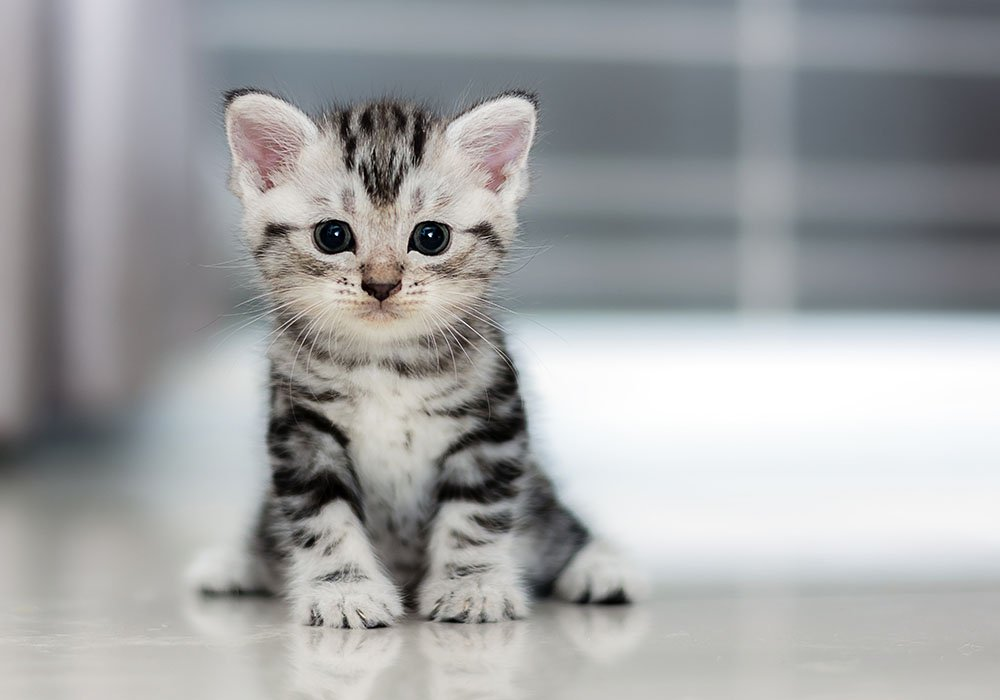
#> input picture cat_img1.jpg, 1000 x 700 px; the run also reads 1 picture not shown here
$ python temel_kodlar.py   (older library calls are emulated)
#> lines starting #> are read from the running program, lines starting #| are printed output that depends on the picture; after the words box and inside, x2 and y2 are one past the last pixel; in counts of white or black regions, pixels touching at a corner belong together; pictures that were not available may be replaced by others from this repository, and a replacement may not be noted
# %%

# =============================================================================
# RESMİ İÇE AKTARMA
# =============================================================================
import cv2

# içe aktar
img = cv2.imread("cat_img1.jpg", 0)
#> img: shape (700, 1000); min 0, max 255, mean 163.1
# görselleştirme
cv2.imshow("Kedi", img)

if cv2.waitKey(0) & 0xFF == ord('q'):
#> (key q is pressed here)
    cv2.destroyAllWindows()
# %%

# =============================================================================
# VİDEO İÇE AKTARMA
# =============================================================================
import cv2
import time

# video ismi
kayak_video = "20216611-uhd_3840_2160_30fps.mp4"

# içe aktar
cap = cv2.VideoCapture(kayak_video)

# video boyutunu öğrenme
print("Genişlik: ",cap.get(3))
print("Yükseklik: ",cap.get(4))

# video kaynağı başarılı bir şekilde açıldı mı?
if cap.isOpened() == False:
    print("Hata")

# sürekli olarak çerçeve okuma
while True:
    ret,frame = cap.read()

    if ret == True:

        time.sleep(0.01)

        cv2.imshow("Kayak Video", frame)
    else:
        break

cap.release() # stop capture
cv2.destroyAllWindows()
# %%

# =============================================================================
# KAMERA AÇMA VE VİDEO KAYDI
# =============================================================================
import cv2

# kamerayı içe aktar
cap = cv2.VideoCapture(0)

# genişlik ve yükseklik bilgisi alma
width = int(cap.get(cv2.CAP_PROP_FRAME_WIDTH))    # cap.get()
height = int(cap.get(cv2.CAP_PROP_FRAME_HEIGHT))  # cap.get()
print(width,height)

# rec
writer = cv2.VideoWriter("kamera_kaydi.mp4", cv2.VideoWriter_fourcc(*"DIVX"), 20, (width, height)) #videoWriter()

while True:
    ret, frame = cap.read()
    cv2.imshow("Video", frame)

    # save
    writer.write(frame)

    if cv2.waitKey(0) & 0xFF == ord('q'):
#> (key q is pressed here)
        break

cap.release()
writer.release()
cv2.destroyAllWindows()
# %%

# =============================================================================
# YENİDEN BOYUTLANDIR VE KIRP
# =============================================================================
import cv2

img = cv2.imread("cat_img1.jpg")
#> img is the input picture: shape (700, 1000, 3); mean B, G, R 164.4, 163.4, 162.1

# boyut öğrenme
print("Kedi",img.shape)
#| Kedi (700, 1000, 3)
cv2.imshow("Orijinal",img)

# resized (yeniden boyutlandırma)
imgResized = (cv2.resize(img, (800,800)))
cv2.imshow("Img Resized", imgResized)

# kırpma
imgCropped = img[:200, 0:300] # width height --> height width
cv2.imshow("Img Cropped", imgCropped)
# %%

# =============================================================================
# ŞEKİLLER VE METİN
# =============================================================================
import cv2
import numpy as np

# cv2.FILLED şeklin içini doldurur

# resim oluştur
img = np.zeros((512,512,3), np.uint8) # siyah bir resim # zeros(), uint
cv2.imshow("Siyah",img)

# çizgi
# (resim, başlangıç noktası, bitiş noktası, renk, kalınlık)
cv2.line(img, (100,100), (100,300), (0,255,0), 3)
cv2.imshow("Line",img)

# dikdörtgen
# (resim, başlangıç noktası, bitiş noktası, renk)
cv2.rectangle(img, (0,0), (256,256), (255,0,0))
#> img: shape (512, 512, 3)
cv2.imshow("Rect",img)

# çember
# (resim,merkez, yarıçap, renk)
cv2.circle(img, (300,300), 45, (0,0,255))
cv2.imshow("Circle",img)

# metin
# (resim, metin, başlangç noktası, font, kalınlık, renk)
cv2.putText(img, "OpenCV", (350,350), cv2.FONT_ITALIC, 1, (255,255,255))
cv2.imshow("Metin",img)
# %%

# =============================================================================
# GÖRÜNTÜLERİN BİRLEŞTİRİLMESİ
# =============================================================================
import cv2
import numpy as np

img = cv2.imread("cat_img1.jpg")
cv2.imshow("Cat",img)

# yatay
hor = np.hstack((img,img)) # hstack()
cv2.imshow("Horizontal",hor)

# dikey
ver = np.vstack((img,img)) # vstack()
cv2.imshow("Vertical",ver)
# %%

# =============================================================================
# PERSPEKTİF ÇARPITMA
# =============================================================================
import cv2
import numpy as np

img = cv2.imread("cat_img1.jpg")
cv2.imshow("Cat",img)

# yeni resmin boyutları
width = 400
height = 500

# pts1 ilk resmi ifade ediyor (köşe koordinatlarını), pts2 ikinci resmi
pts1 = np.float32([[203,1],[1,472],[540,150],[338,617]])
pts2 = np.float32([[0,0],[0,height],[width,0],[width,height]])

# dönüşüm değerlerini hesapla
matrix = cv2.getPerspectiveTransform(pts1, pts2) # cv2.getPerspectiveTransform
print(matrix)

# dönüştürülmüş resim
imgOutPut = cv2.warpPerspective(img, matrix, (width,height)) # cv2.warpPerspective
cv2.imshow("Yeni resim", imgOutPut)
# %%

# =============================================================================
# GÖRÜNTÜLERİ KARIŞTIRMAK
# =============================================================================
import cv2
import matplotlib.pyplot as plt

# görüntüleri yükle ve (matplotlib ve cv farklı renk kodları üzerine çalışır)
# renk dönüşümü yap

img1 = cv2.imread("cat_img1.jpg")
img1 =  cv2.cvtColor(img1, cv2.COLOR_BGR2RGB)
img2 = cv2.imread("dog-7514202_640.jpg")
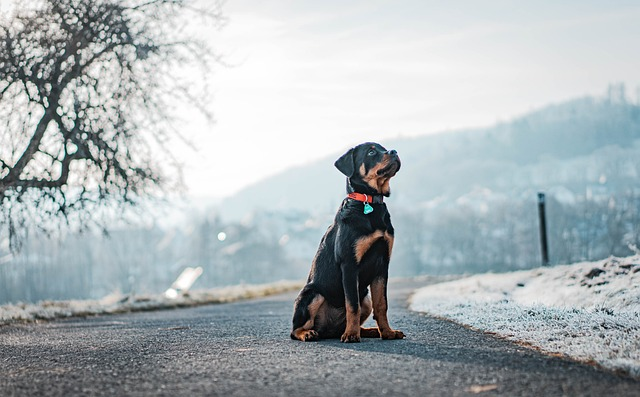
#> input picture dog-7514202_640.jpg, 640 x 397 px
#> img2 is the input picture: shape (397, 640, 3); mean B, G, R 182.2, 179.2, 170.8
img2 =  cv2.cvtColor(img2, cv2.COLOR_BGR2RGB)

# yeni figür oluştur
plt.figure()
plt.imshow(img1)

plt.figure()
plt.imshow(img2)

# boyut bilgilerini al
print(img1.shape)
#| (700, 1000, 3)
print(img2.shape)
#| (397, 640, 3)

# yeniden boyutlandır
img1 = cv2.resize(img1, (600,600))
#> img1: shape (600, 600, 3)
img2 = cv2.resize(img2, (600,600))
#> img2: shape (600, 600, 3)

# karıştırılmış resim alpha*img1 + beta*img2
y_resim = cv2.addWeighted(src1 = img1, alpha = 0.5, src2 = img2, beta = 0.5, gamma = 0) # addWeighted()
plt.figure()
plt.imshow(y_resim)
# %%

# =============================================================================
# GÖRÜNTÜ EŞİKLEME
# =============================================================================
import cv2
import matplotlib.pyplot as plt

img = cv2.imread("cat_img1.jpg")
img = cv2.cvtColor(img, cv2.COLOR_BGR2GRAY)
#> img: shape (700, 1000)

# eşikleme
_, thresh_img = cv2.threshold(img, thresh = 120, maxval = 255, type = cv2.THRESH_BINARY) # threshold
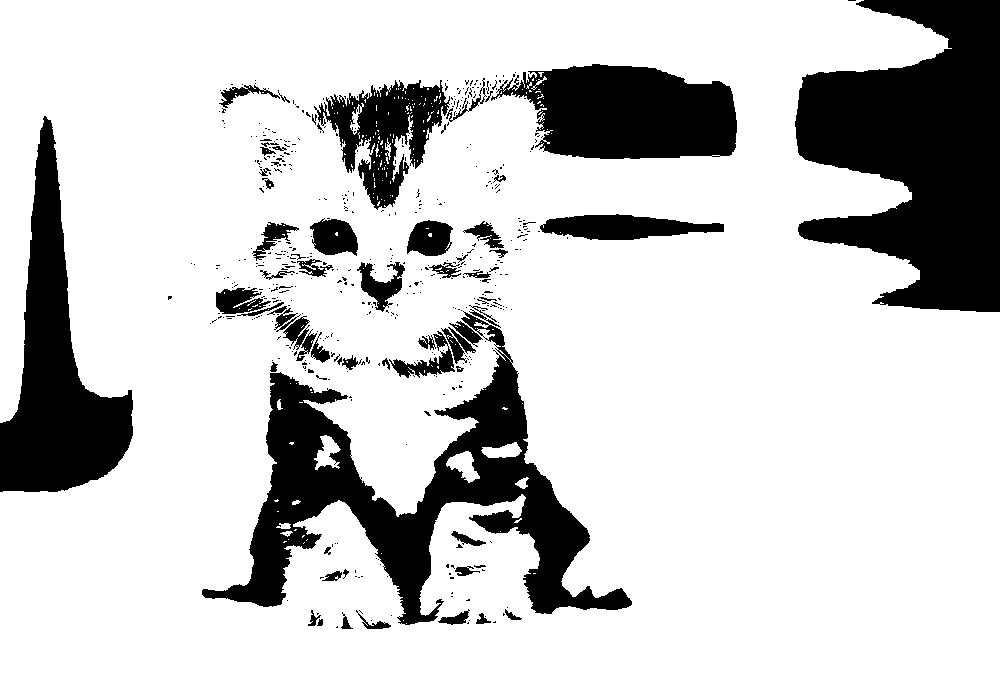
#> thresh_img: shape (700, 1000); 79.9% white; 499 black regions (435 under 20 px), largest, box (x1, y1, x2, y2) and area: (795, 0, 1000, 312) 42612, (202, 311, 632, 625) 35715, (0, 116, 133, 492) 20942

# uyarlamalı eşik değeri
thresh_img2 = cv2.adaptiveThreshold(img, 255, cv2.ADAPTIVE_THRESH_MEAN_C, cv2.THRESH_BINARY, 11, 8) # adaptiveThreshold
#> thresh_img2: shape (700, 1000); 94.4% white; 1926 black regions (1595 under 20 px), largest, box (x1, y1, x2, y2) and area: (440, 304, 529, 439) 1218, (261, 218, 357, 258) 1205, (293, 404, 364, 495) 858

plt.figure()
plt.imshow(thresh_img2, cmap = 'gray')
plt.axis("off")
plt.show()
# %%

# =============================================================================
# BULANIKLAŞTIRMA
# =============================================================================
import cv2
import numpy as np
import matplotlib.pyplot as plt
import warnings

warnings.filterwarnings("ignore")

# blurring (detayı azaltır, gürültüyü engeller)
img = cv2.imread("cat_img1.jpg")
img = cv2.cvtColor(img, cv2.COLOR_BGR2RGB)

# Orijinal görüntü
plt.figure(), plt.imshow(img), plt.axis("off"), plt.title("Original Img"), plt.show()

"""
- Ortalama bulanıklaştırma yöntemi
"""
ort_img = cv2.blur(img, ksize=(3, 3))
plt.figure(), plt.imshow(ort_img), plt.axis("off"), plt.title("Ort Bulanıklaştırma"), plt.show()

"""
- Gaussian blur
"""
gb = cv2.GaussianBlur(img, ksize=(3, 3), sigmaX=7)
plt.figure(), plt.imshow(gb), plt.axis("off"), plt.title("Gaussian Blur"), plt.show()

"""
- Medyan blur
"""
mb = cv2.medianBlur(img, ksize=3)
plt.figure(), plt.imshow(mb), plt.axis("off"), plt.title("Medyan Blur"), plt.show()

# Gaussian gürültüsü ekleme
def gaussianNoise(image):
    w, h, c = image.shape  # resmin boyutları
#> w = 700; h = 1000; c = 3
    mean = 0                # ortalama
    var = 0.05              # varyans
    sigma = var ** 0.5      # standart sapma hesaplanır

    gauss = np.random.normal(mean, sigma, (w, h, c))  # rastgele gürültü
    noisy = np.clip(image + gauss, 0, 1)              # Değerleri 0-1 arasında sınırlama

    return noisy

# Normalize etme
img_normalized = img / 255.0  # 0-1 aralığına normalize et
plt.figure(), plt.imshow(img_normalized), plt.axis("off"), plt.title("Normalized Original"), plt.show()

gaussianNoisyImage = gaussianNoise(img_normalized)
plt.figure(), plt.imshow(gaussianNoisyImage), plt.axis("off"), plt.title("Gaussian Noisy"), plt.show()

# Gaussian blur
gb2 = cv2.GaussianBlur(gaussianNoisyImage, ksize=(3, 3), sigmaX=7)
plt.figure(), plt.imshow(gb2), plt.axis("off"), plt.title("With Gaussian Blur"), plt.show()

# Salt and Pepper noise
def saltPepperNoise(image):
    w, h, c = image.shape
#> w = 700; h = 1000; c = 3
    s_vs_p = 0.5  # tuz ve karabiber gürültüsü oranı
    amount = 0.004  # gürültünün görüntüde ne kadar yer kaplayacağı
    noisy = np.copy(image)  # girdi görüntüsünün bir kopyasını oluşturur

    # salt beyaz
    num_salt = np.ceil(amount * image.size * s_vs_p)
#> num_salt = 4200
    coords = [np.random.randint(0, i, int(num_salt)) for i in image.shape]
    noisy[tuple(coords)] = 1

    # pepper siyah
    num_pepper = np.ceil(amount * image.size * (1 - s_vs_p))
#> num_pepper = 4200
    coords = [np.random.randint(0, i, int(num_pepper)) for i in image.shape]
    noisy[tuple(coords)] = 0

    return noisy

spImage = saltPepperNoise(img_normalized)
plt.figure(), plt.imshow(spImage), plt.axis("off"), plt.title("Salt and Pepper"), plt.show()

mb2 = cv2.medianBlur(spImage.astype(np.float32), ksize=3)
plt.figure(), plt.imshow(mb2), plt.axis("off"), plt.title("With Median Blur"), plt.show()
# %%

# =============================================================================
# MORFOLOJİK OPERASYONLAR
# =============================================================================

import cv2
import numpy as np
import matplotlib.pyplot as plt

img = cv2.imread("cat_img1.jpg",0)
plt.figure(), plt.imshow(img, cmap = 'gray'), plt.axis("off"), plt.title("Cat")

# erozyon
kernel = np.ones((5,5), dtype = np.uint8)
result = cv2.erode(img, kernel, iterations = 1)
plt.figure(), plt.imshow(result, cmap = "gray"), plt.axis("off"), plt.title("Erozyon")

# genişleme dilation
result2 = cv2.dilate(img, kernel, iterations = 1)
plt.figure(), plt.imshow(result2, cmap = "gray"), plt.axis("off"), plt.title("Genişleme")

# white noise
whiteNoise = np.random.randint(0,2, size = img.shape[:2])
whiteNoise = whiteNoise*255
plt.figure(), plt.imshow(whiteNoise, cmap = "gray"), plt.axis("off"), plt.title("White Noise")

noise_img = whiteNoise + img
plt.figure(), plt.imshow(noise_img, cmap = "gray"), plt.axis("off"), plt.title("Img w White Noise")

# açılma
opening = cv2.morphologyEx(noise_img.astype(np.float32), cv2.MORPH_OPEN, kernel)
plt.figure(), plt.imshow(opening, cmap = "gray"), plt.axis("off"), plt.title("Açılma")

# black noise
blackNoise = np.random.randint(0,2, size = img.shape[:2])
blackNoise = whiteNoise *- 255
plt.figure(), plt.imshow(blackNoise, cmap = "gray"), plt.axis("off"), plt.title("Black Noise")

black_noise_img = blackNoise + img
black_noise_img[black_noise_img<=-245] = 0
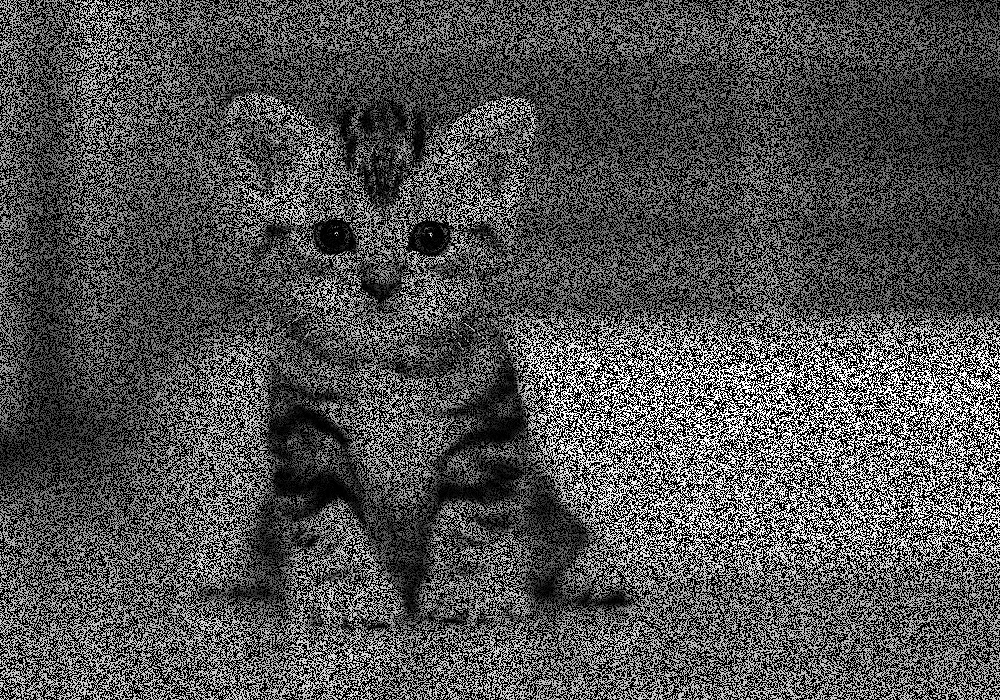
#> black_noise_img: shape (700, 1000) int64; min 0, max 255, mean 81.5
plt.figure(), plt.imshow(black_noise_img, cmap = "gray"), plt.axis("off"), plt.title("Black Noise Img")

# kapatma
closing = cv2.morphologyEx(black_noise_img.astype(np.float32), cv2.MORPH_OPEN, kernel)
#> closing: shape (700, 1000) float32; every value is 0
plt.figure(), plt.imshow(closing, cmap = 'gray'), plt.axis("off"), plt.title("Kapatma")

# gradient
gradient = cv2.morphologyEx(img, cv2.MORPH_GRADIENT, kernel)
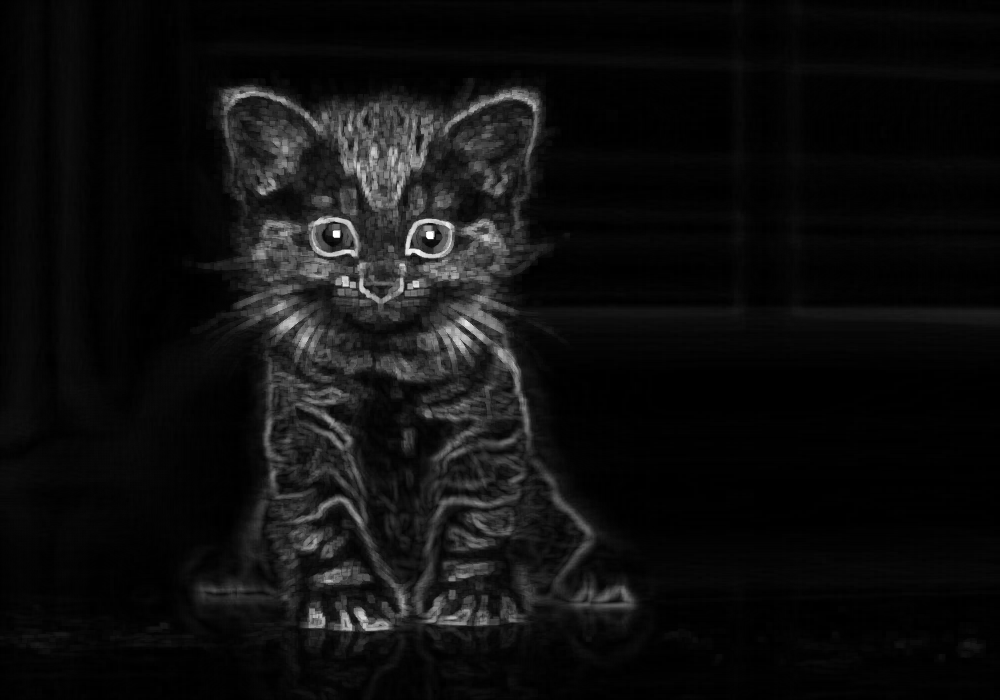
#> gradient: shape (700, 1000); min 0, max 255, mean 14.8
plt.figure(), plt.imshow(gradient, cmap = "gray"), plt.axis("off"), plt.title("Gradyan")
# %%

# =============================================================================
# GRADYANLAR
# =============================================================================
import cv2
import matplotlib.pyplot as plt

img = cv2.imread("cat_img1.jpg",0)
plt.figure(), plt.imshow(img, cmap = 'gray'), plt.axis("off"), plt.title("Cat")

# x gradyan
sobelx = cv2.Sobel(img, ddepth = cv2.CV_16S, dx = 1, dy = 0, ksize = 5)
plt.figure(), plt.imshow(sobelx, cmap = "gray"), plt.axis("off"), plt.title("Sobel X")

# y gradyan
sobely = cv2.Sobel(img, ddepth = cv2.CV_16S, dx = 0, dy = 1, ksize = 5)
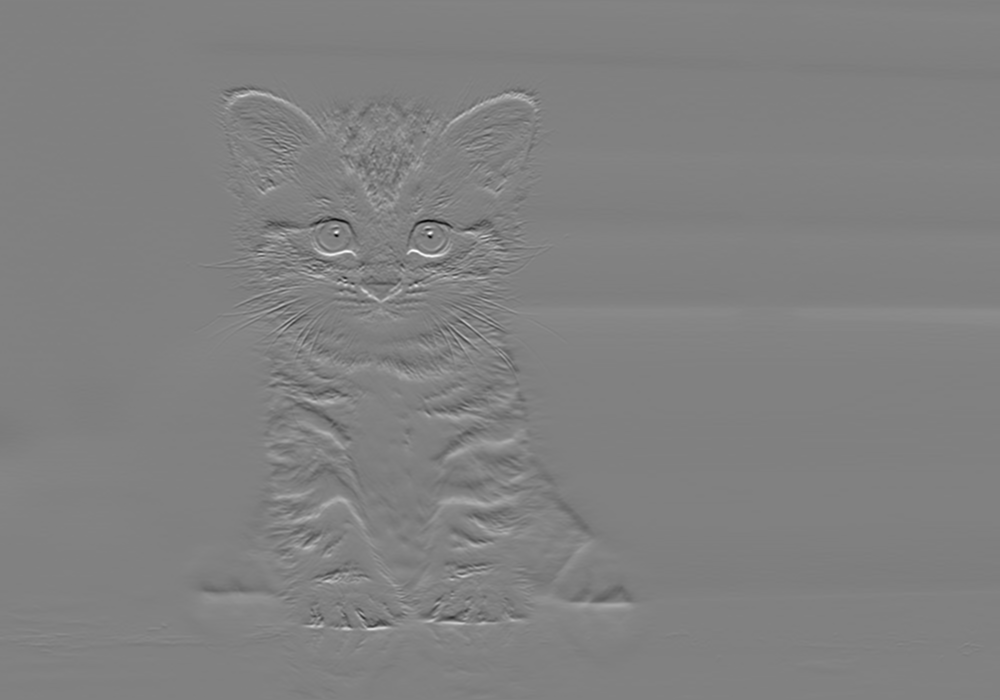
#> sobely: shape (700, 1000) int16; min -9999, max 9750, mean 10.1; drawn with min black and max white
plt.figure(), plt.imshow(sobely, cmap = "gray"), plt.axis("off"), plt.title("Sobel Y")

# laplacian gradian
laplacian = cv2.Laplacian(img, ddepth = cv2.CV_16S)
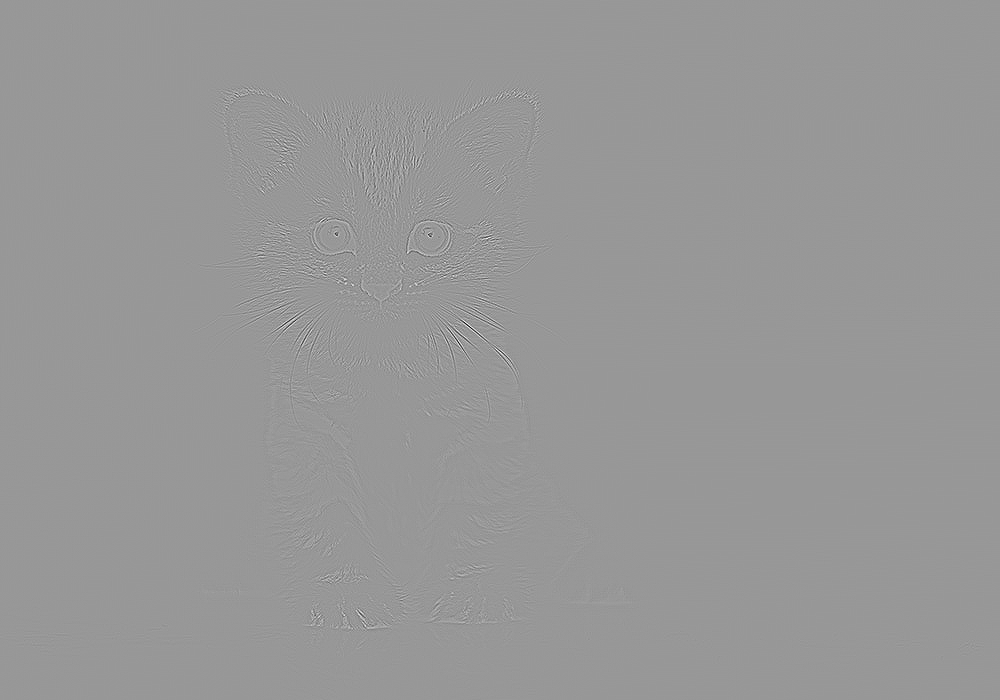
#> laplacian: shape (700, 1000) int16; min -513, max 349, mean 0; drawn with min black and max white
plt.figure(), plt.imshow(laplacian, cmap = "gray"), plt.axis("off"), plt.title("Laplacian")
# %%

# =============================================================================
# HİSTOGRAM
# =============================================================================
import cv2
import matplotlib.pyplot as plt
import numpy as np

img = cv2.imread("first.png")
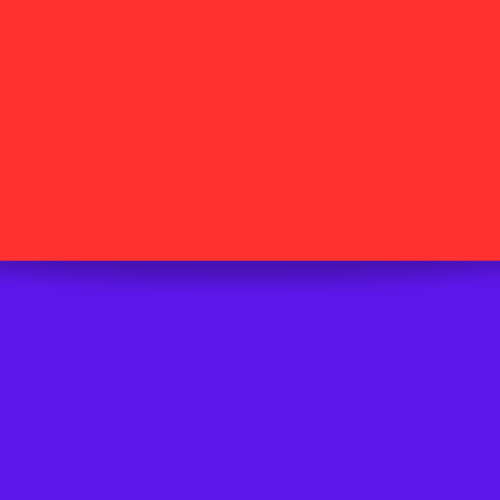
#> input picture first.png, 500 x 500 px
#> img is the input picture: shape (500, 500, 3); mean B, G, R 136.1, 36.3, 177.2
img_vis = cv2.cvtColor(img, cv2.COLOR_BGR2RGB)
plt.figure(), plt.imshow(img_vis)

print(img.shape)
#| (500, 500, 3)

img_hist = cv2.calcHist([img], channels = [0], mask = None, histSize = [256], ranges = [0,256]) # histogram hesapla (mavi)
#> img_hist = 256 values, max 130000 at index 49, min 0 at index 0, mean 976.6
print(img_hist.shape)
#| (256, 1)
plt.figure(), plt.plot(img_hist)

color = ('b','g','r')
plt.figure()
for i, c in enumerate(color): #  enumerate() her renk kanalı için döngüye giriyor ve uygun renk koduyla grafiği çiziyor
    hist = cv2.calcHist([img], channels = [i], mask = None, histSize = [256], ranges = [0,256])
    plt.plot(hist, color = c)

keddy = cv2.imread("cat_img1.jpg")
keddy_vis = cv2.cvtColor(keddy, cv2.COLOR_BGR2RGB)
plt.figure(), plt.imshow(keddy_vis)

print(keddy.shape)
#| (700, 1000, 3)

mask = np.zeros(keddy.shape[:2], np.uint8) # siyah maske oluştur
plt.figure(), plt.imshow(mask, cmap = "gray")

mask[150:150, 25:100] = 255 # maske üzerine beyaz alan ekle
plt.figure(), plt.imshow(mask, cmap = "gray")

masked_img_vis = cv2.bitwise_and(keddy_vis, keddy_vis, mask = mask) # maske uygulayarak maske üzerindeki beyaz alanı göster
#> masked_img_vis: shape (700, 1000, 3); every value is 0
plt.figure(), plt.imshow(masked_img_vis, cmap = "gray")

masked_img = cv2.bitwise_and(keddy, keddy, mask = mask) # maskelenmiş görüntünün histogramını hesapla
masked_img_hist = cv2.calcHist([keddy], channels = [0], mask = mask, histSize = [256], ranges = [0,256])
#> masked_img_hist = 256 values from 0 to 0
plt.figure(), plt.plot(masked_img_hist)

# histogram eşitleme
# karşıtlık arttırma

img = cv2.imread("silik_resim.jpg",0)
#> (the run stopped early here; a loop or call above may not have finished)
